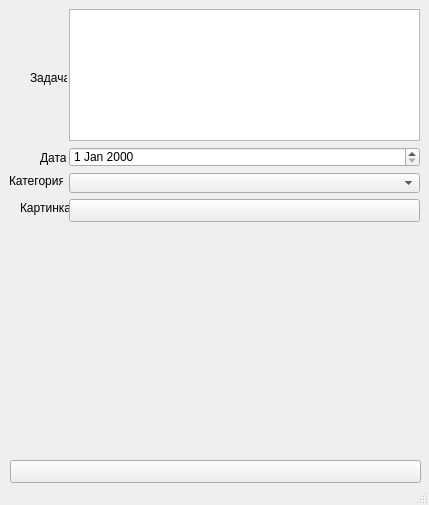
<?xml version="1.0" encoding="UTF-8"?>
<ui version="4.0">
 <class>MainWindow</class>
 <widget class="QMainWindow" name="MainWindow">
  <property name="geometry">
   <rect>
    <x>0</x>
    <y>0</y>
    <width>429</width>
    <height>505</height>
   </rect>
  </property>
  <property name="windowTitle">
   <string>MainWindow</string>
  </property>
  <widget class="QWidget" name="centralwidget">
   <widget class="QPlainTextEdit" name="name">
    <property name="geometry">
     <rect>
      <x>69</x>
      <y>9</y>
      <width>351</width>
      <height>132</height>
     </rect>
    </property>
   </widget>
   <widget class="QPushButton" name="pushButton">
    <property name="geometry">
     <rect>
      <x>10</x>
      <y>460</y>
      <width>411</width>
      <height>23</height>
     </rect>
    </property>
    <property name="text">
     <string/>
    </property>
   </widget>
   <widget class="QPushButton" name="picture">
    <property name="geometry">
     <rect>
      <x>69</x>
      <y>199</y>
      <width>351</width>
      <height>23</height>
     </rect>
    </property>
    <property name="text">
     <string/>
    </property>
   </widget>
   <widget class="QComboBox" name="category">
    <property name="geometry">
     <rect>
      <x>69</x>
      <y>173</y>
      <width>351</width>
      <height>20</height>
     </rect>
    </property>
   </widget>
   <widget class="QDateEdit" name="date">
    <property name="geometry">
     <rect>
      <x>69</x>
      <y>147</y>
      <width>351</width>
      <height>20</height>
     </rect>
    </property>
   </widget>
   <widget class="QLabel" name="nameLabel">
    <property name="geometry">
     <rect>
      <x>30</x>
      <y>70</y>
      <width>37</width>
      <height>16</height>
     </rect>
    </property>
    <property name="text">
     <string>&lt;html&gt;&lt;head/&gt;&lt;body&gt;&lt;p align=&quot;right&quot;&gt;Задача&lt;/p&gt;&lt;/body&gt;&lt;/html&gt;</string>
    </property>
   </widget>
   <widget class="QLabel" name="categoryLabel">
    <property name="geometry">
     <rect>
      <x>9</x>
      <y>173</y>
      <width>54</width>
      <height>16</height>
     </rect>
    </property>
    <property name="text">
     <string>&lt;html&gt;&lt;head/&gt;&lt;body&gt;&lt;p align=&quot;right&quot;&gt;Категория&lt;/p&gt;&lt;/body&gt;&lt;/html&gt;</string>
    </property>
   </widget>
   <widget class="QLabel" name="pictureLabel">
    <property name="geometry">
     <rect>
      <x>20</x>
      <y>200</y>
      <width>49</width>
      <height>16</height>
     </rect>
    </property>
    <property name="text">
     <string>&lt;html&gt;&lt;head/&gt;&lt;body&gt;&lt;p align=&quot;right&quot;&gt;Картинка&lt;/p&gt;&lt;/body&gt;&lt;/html&gt;</string>
    </property>
   </widget>
   <widget class="QLabel" name="dateLabel">
    <property name="geometry">
     <rect>
      <x>40</x>
      <y>150</y>
      <width>26</width>
      <height>16</height>
     </rect>
    </property>
    <property name="text">
     <string>&lt;html&gt;&lt;head/&gt;&lt;body&gt;&lt;p align=&quot;right&quot;&gt;Дата&lt;/p&gt;&lt;/body&gt;&lt;/html&gt;</string>
    </property>
   </widget>
   <widget class="QLabel" name="image">
    <property name="geometry">
     <rect>
      <x>9</x>
      <y>228</y>
      <width>411</width>
      <height>221</height>
     </rect>
    </property>
    <property name="text">
     <string>&lt;html&gt;&lt;head/&gt;&lt;body&gt;&lt;p&gt;&lt;br/&gt;&lt;/p&gt;&lt;/body&gt;&lt;/html&gt;</string>
    </property>
   </widget>
  </widget>
  <widget class="QStatusBar" name="statusbar"/>
 </widget>
 <resources/>
 <connections/>
</ui>
